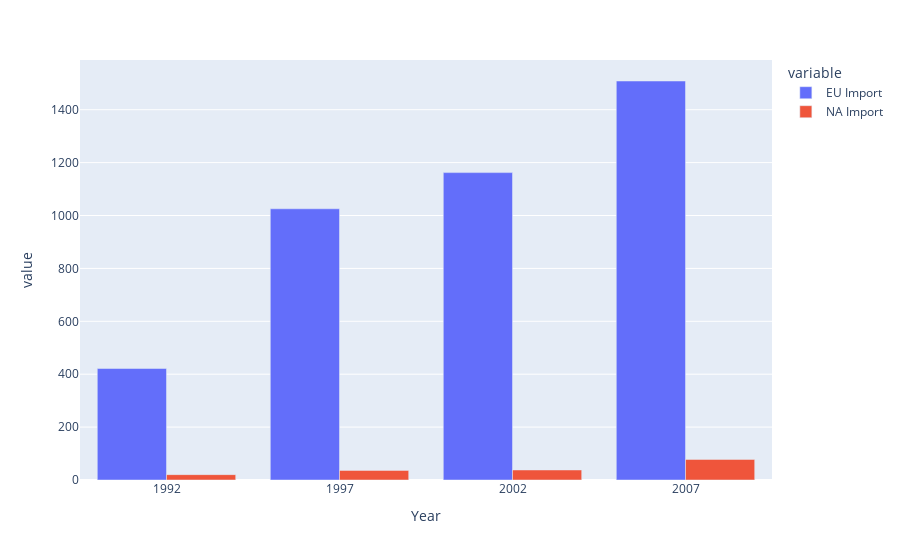

Notebook source saved alongside this figure:
### Markdown cell above
Looks like my hunch was right, and if the total GDP of a continent is higher, then the Energy used by the continent is also higher. I think its skewed because I batched all years together and the correlation would fluctuate if time-stepped.  

### Q2

Is there a significant difference between Europe and North America with respect to 'Imports of goods and services (% of GDP)' in the years after 1990?

For simplicity, I will only be considering US + Canada + Mexico as North American countries.

### Code cell
q2_df = gapminder_df[gapminder_df['Year'] > 1990]

north_american_countries = ['United States', 'Canada', 'Mexico']
goods_label = 'Imports of goods and services (% of GDP)'

na_df = q2_df[q2_df['Country Name'].isin(north_american_countries)]
eu_df = q2_df[q2_df['continent']=='Europe']

eu_goods = eu_df.groupby('Year').apply(lambda x: pd.Series({'EU Import': np.sum(x[goods_label])})).reset_index()
na_goods = na_df.groupby('Year').apply(lambda x: pd.Series({'NA Import': np.sum(x[goods_label])})).reset_index()

merged_goods = eu_goods.merge(na_goods, on='Year')

px.bar(merged_goods, x='Year', y=['EU Import', 'NA Import'], barmode='group')

### Figure 1 — Plotly figure (JSON) as saved in the notebook; plotly's stock layout.template omitted (floating-point values rounded to 4 significant figures)
{"data": [{"alignmentgroup": "True", "hovertemplate": "variable=EU Import<br>Year=%{x}<br>value=%{y}<extra></extra>", "legendgroup": "EU Import", "marker": {"color": "#636efa"}, "name": "EU Import", "offsetgroup": "EU Import", "orientation": "v", "showlegend": true, "textposition": "auto", "type": "bar", "x": [1992, 1997, 2002, 2007], "xaxis": "x", "y": [421.4, 1025.0, 1162.0, 1509.0], "yaxis": "y"}, {"alignmentgroup": "True", "hovertemplate": "variable=NA Import<br>Year=%{x}<br>value=%{y}<extra></extra>", "legendgroup": "NA Import", "marker": {"color": "#EF553B"}, "name": "NA Import", "offsetgroup": "NA Import", "orientation": "v", "showlegend": true, "textposition": "auto", "type": "bar", "x": [1992, 1997, 2002, 2007], "xaxis": "x", "y": [20.27, 36.35, 37.93, 77.82], "yaxis": "y"}], "layout": {"barmode": "group", "legend": {"title": {"text": "variable"}, "tracegroupgap": 0}, "margin": {"t": 60}, "xaxis": {"anchor": "y", "domain": [0, 1], "title": {"text": "Year"}}, "yaxis": {"anchor": "x", "domain": [0, 1], "title": {"text": "value"}}}}
